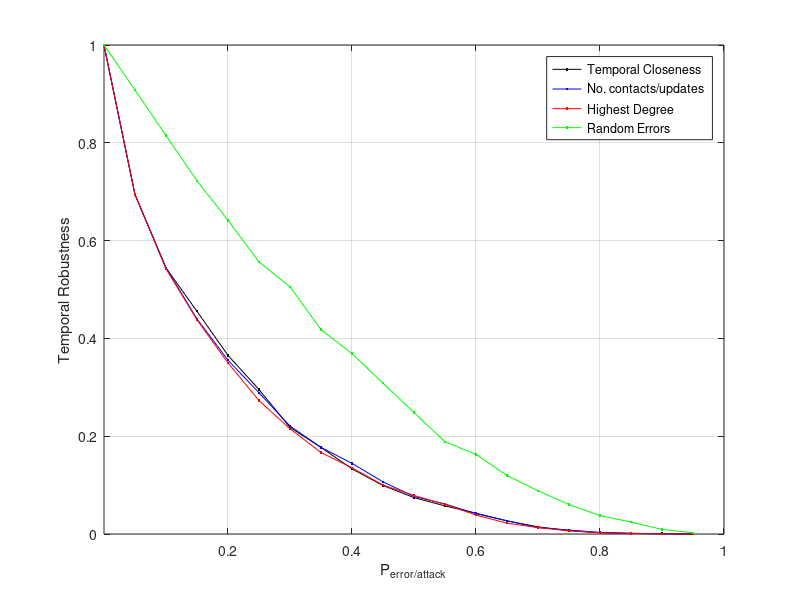

This chart was generated by the following MATLAB code:
%  read labels and x-y data
load RPGM_20x5_10_4_trace_AverageContactUpdates.dat;     %  read data into the my_xy matrix
Prob = RPGM_20x5_10_4_trace_AverageContactUpdates(:,2);     %  copy first column of my_xy into x
Err2 = RPGM_20x5_10_4_trace_AverageContactUpdates(:,3);     %  and second column into y

load RPGM_20x5_10_4_trace_AverageHighestDegree.dat;     %  read data into the my_xy matrix
Err3 = RPGM_20x5_10_4_trace_AverageHighestDegree(:,3);     %  and second column into y

load RPGM_20x5_10_4_trace_TemporalCloseness.dat;     %  read data into the my_xy matrix
Err1 = RPGM_20x5_10_4_trace_TemporalCloseness(:,3);     %  and second column into y

load RPGM_20x5_10_4_trace_RandomErrors.dat;     %  read data into the my_xy matrix
Err4 = RPGM_20x5_10_4_trace_RandomErrors(:,3);     %  and second column into y

plot(Prob,Err1,'k.-',Prob,Err2,'b.-',Prob,Err3,'r.-',Prob,Err4,'g.-');

xlabel('P_{error/attack}');           % add axis labels and plot title
ylabel('Temporal Robustness');
axis([0.000075 1.000 0.0 1.000],[0.000075 1.000 0.0 1.000]);
%set(gca,'XGrid','on','YGrid','on');
%set(gca,'gridlinestyle','--')
grid on;
legend('Temporal Closeness','No. contacts/updates','Highest Degree','Random Errors');

%title('Mean monthly precipitation at Portland International Airport');
%plot(Prob,EffSim,'bx-',Prob,EffTheor,'ro-');     %  plot precip vs. month with circles
